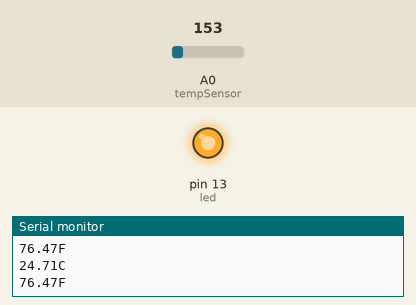
This sketch was run on a simulated Arduino Uno, built with avr-gcc and run on an emulated ATmega328P. On the bench: output pins drawn as LEDs (lit = HIGH), the last lines printed to the serial monitor. The inputs (shaded band) are chosen by the test bench; at power-on: A0 (tempSensor) = 153.

Above: at 1.8 s.
1.9 s: A0 (tempSensor) set to 144
At 3.2 s:
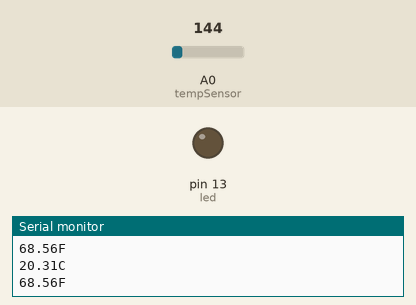
3.5 s: A0 (tempSensor) set to 165
At 4.8 s:
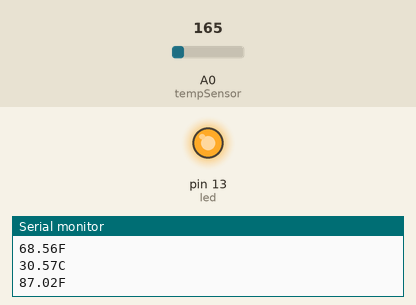
5.5 s: A0 (tempSensor) set to 133
At 6.4 s:
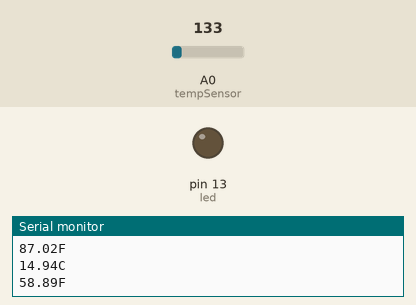
Timing chart, 0 to 8.5 s (numbered marks = the images above; inputs shaded):
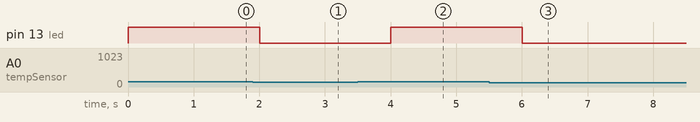

The sketch:

Temp_Warning.ino
```cpp
//Name: Temp Warning
//Author: David Tassara
//Date: December 5, 2013
//Purpose: Gives a visual alarm (LED) when the temp exceeds a given value

int tempSensor = 0; //the TMP36 Sensor is connected here
int led = 13; //the LED is connected on this pin
int voltage;
float tempReading;
float tempC;
float tempF;
float maxWarnTempF = 75.0; //if the temp goes above this number the LED will illuminate

void setup() {
  Serial.begin(9600);
  pinMode(led, OUTPUT);
}

void loop() {
  voltage = analogRead(tempSensor);
  tempReading = voltage * 5.0;
  tempReading /= 1024.0;
  tempC = (tempReading - 0.5) * 100;
  tempF = (tempC * 9.0 / 5.0) + 32.0;

  Serial.print(tempC);Serial.println("C");
  Serial.print(tempF);Serial.println("F");

  if (tempF > maxWarnTempF ) {
    digitalWrite(led, HIGH);
  } else {
    digitalWrite(led, LOW);
  }

  delay(1000);
}
```

Measured:
- the behaviour switches between 152 and 151 on A0 (tempSensor) (found by bisection; images 0 and 1)
- after the input at 1.9 s, pin 13 (led): HIGH → LOW after 0.10 s
- after the input at 3.5 s, pin 13 (led): LOW → HIGH after 0.51 s
- after the input at 5.5 s, pin 13 (led): HIGH → LOW after 0.51 s
